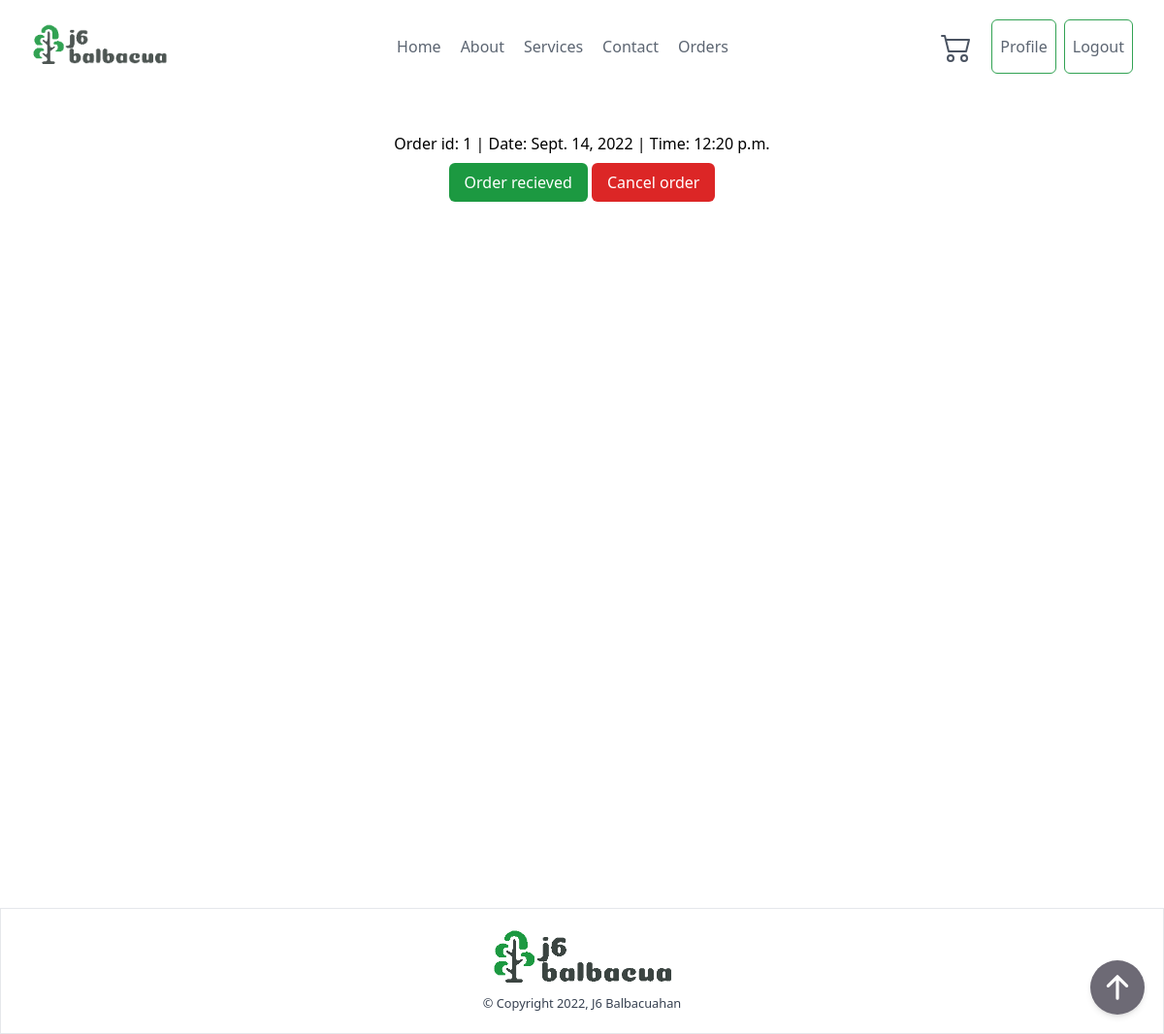
The app's page /order/list/ (signed in) with its own data.
### ordering/models.py (models this page shows, shortened)
class Order(models.Model):
    payment = [
        ('Gcash', 'Gcash'),
        ('COD', 'COD')
    ]
    order_status = [
        ('Cancel', 'Cancel'),
        ('Ongoing', 'Ongoing'),
        ('Recieved', 'Recieved')
    ]
    user = models.ForeignKey(User, related_name="user_order", on_delete=models.CASCADE)
    shipping_fee = models.PositiveIntegerField()
    total = models.PositiveIntegerField()
    payment_method = models.CharField(max_length=10, choices=payment)
    paid_status = models.CharField(max_length=10)
    order_status = models.CharField(max_length=20, choices=order_status, default="Ongoing")
    created_at = models.DateTimeField(auto_now_add=True)
    update_at = models.DateTimeField(auto_now=True)

### ordering/views.py (the view)
# urls.py: path('order/list/', views.OrderListView.as_view(), name="order-list"),
class OrderListView(LoginRequiredMixin, ListView):
    template_name = "order_list.html"
    context_object_name = 'orders'
    def get_context_data(self,*args, **kwargs):
        context = super(OrderListView, self).get_context_data(*args,**kwargs)
        if 'cart' in self.request.session:
            cart = self.request.session['cart']
        else:
            cart = []
        context['cart'] = len(cart)
        return context
    def get_queryset(self):
       user = User.objects.get(pk=self.request.user.pk)
       return Order.objects.filter(user=user)

### templates/order_list.html
{% extends 'base.html' %}
{% block content %}
{% include 'components/header.html' %}
    <div class="container flex flex-col items-center min-h-screen py-10 mx-auto mb-10">
        {% for order in orders %}
            <a href="{% url 'order-detail' order.pk %}" hx-boost="true">
                <div class="mb-2">Order id: {{order.id}} | Date: {{order.created_at.date}} | Time: {{order.created_at.time}}</div>
            </a>
            <div>
            <button
            class="px-4 py-2 text-white transition-colors duration-200 transform rounded-md bg-j6primary hover:bg-green-500 focus:outline-none focus:bg-green-500"
            >
            Order recieved
            </button>
            <button
            class="px-4 py-2 text-white transition-colors duration-200 transform bg-red-600 rounded-md hover:bg-red-400 focus:outline-none focus:bg-red-500"
            >
            Cancel order
            </button>
            </div>
        {% empty %}
            <div>You order is empty</div>
        {% endfor %}
    </div>
{% include 'components/footer.html' %}
{% endblock content %}

### records on screen
Order: id "1", created_at "Sept. 14, 2022", created_at.time "12:20 p.m."
